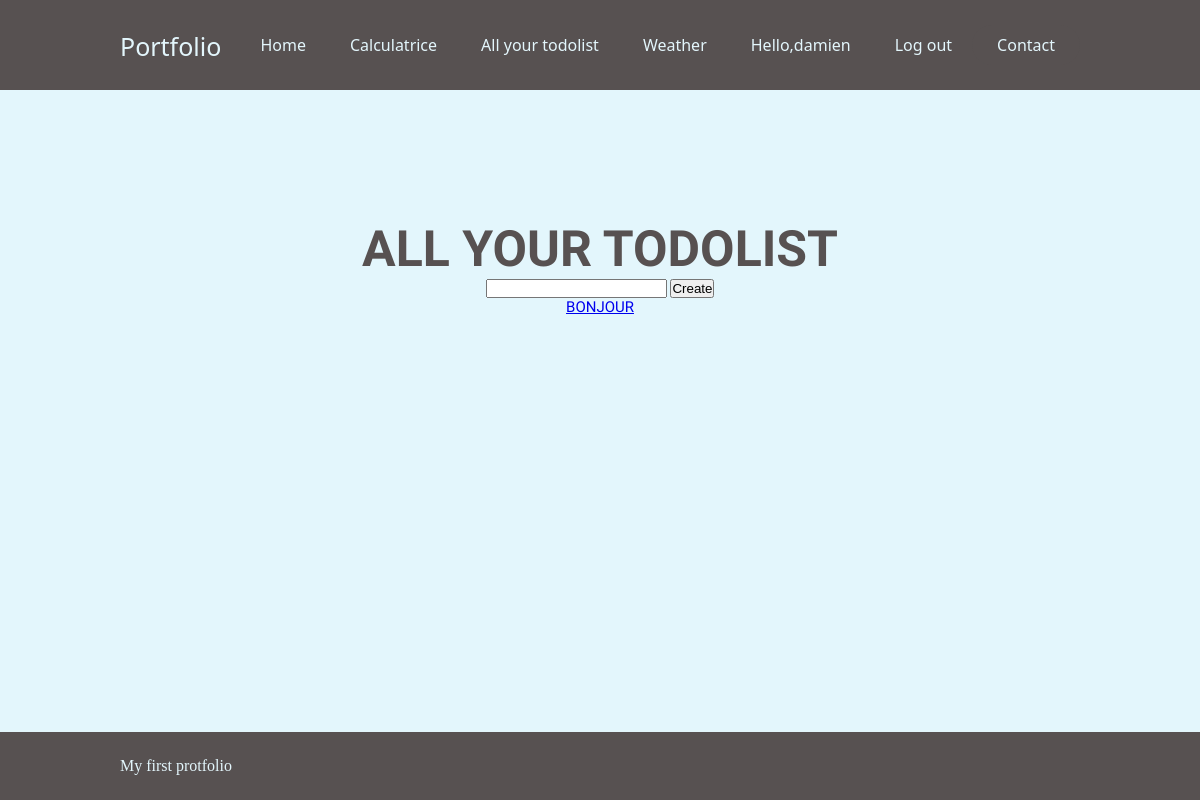
The app's page /viewList/ (signed in), older data.
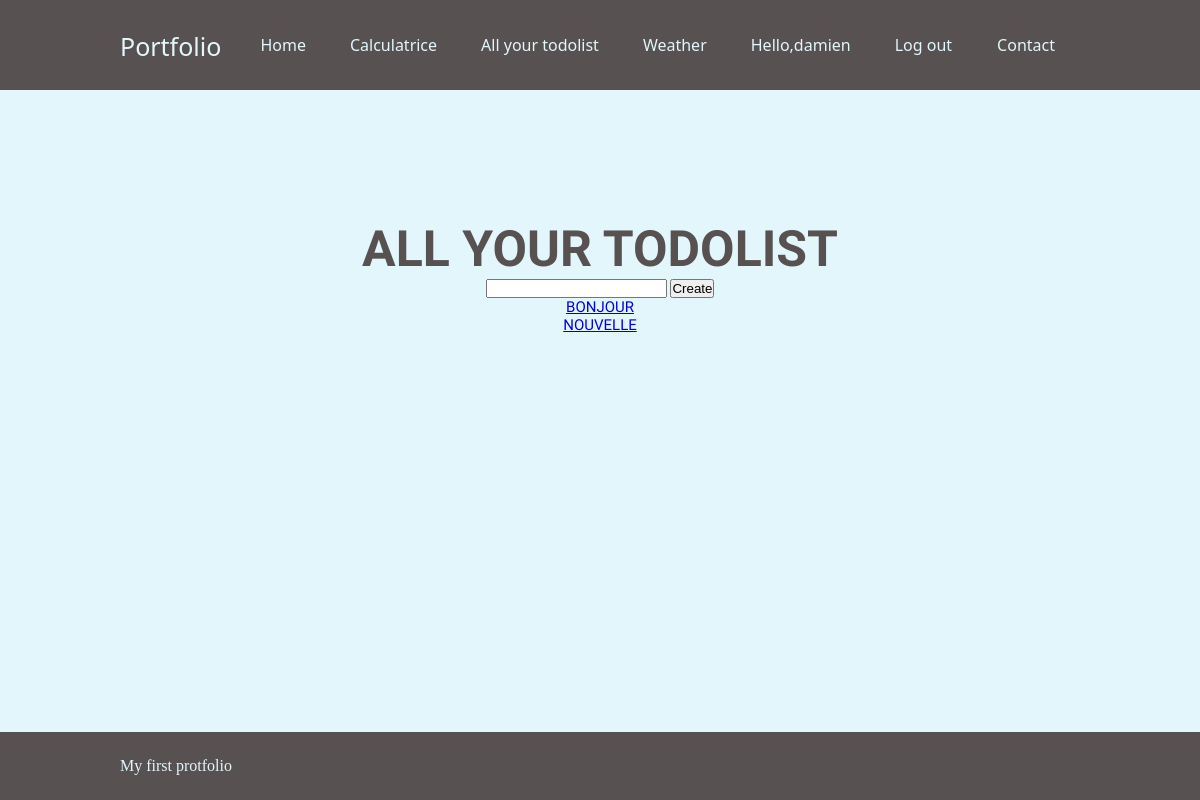
The same page, newer data.
### todo/models.py (models this page shows, shortened)
class ToDoList(models.Model):
    name = models.CharField(max_length=200)
    user = models.ForeignKey(
        User, on_delete=models.CASCADE, related_name="todolist", null=True)

### todo/views.py (the view, shortened to what this page needs)
# urls.py: path('viewList/', views.viewListPage, name='viewList'),
@login_required(login_url='/login')
def viewListPage(request):
    ls = ToDoList.objects.all()
    form = CreateNewList()
    context={'liste':ls,'form':form}
    return render(request, "todo/viewList.html", context)

### todo/forms.py
class CreateNewList(forms.Form):
    name = forms.CharField(label="Name", max_length=200)
    check = forms.BooleanField(required=False)

### todo/templates/todo/viewList.html (shortened to what this page needs)
{% extends 'main/base.html' %}
{% block content %}
        <h2> All your Todolist</h2>
        <form method='post' action='/viewList/'>
            {{form.name}}
            <button name="save" type="submit">Create</button>
        </form>
        {% for td in user.todolist.all %}
            <p><a href="/viewList/{{td.id}}">{{td.name}}</a></p>
        {% endfor %}
{% endblock %}

### main/templates/main/base.html (shortened to what this page needs)
<!DOCTYPE html>
<html lang="fr">
{% load static %}
{% block css %}
{% block head_css_site %}
    <link rel="stylesheet" type="text/css" href="{% static 'main/style.css' %}">
    <link rel="stylesheet" type="text/css" href="{% static 'main/header_footer.css' %}">
{% endblock head_css_site %}
{% endblock css %}
    <header>
        <div class="logo">
            <h1><a href="/">Portfolio</a></h1>
        </div>
        <div class="nav" id='nav'>
            <ul class="nav-link">
                <li><a href="/">Home</a></li>
                <li><a href="/calculate">Calculatrice</a></li>
                {% if user.is_authenticated %}
                    <li><a href="/viewList">All your todolist</a></li>
                    <li><a href="/weather">Weather</a></li>
                    <li><a href="/">Hello,{{request.user}}</a></li>
                    <li><a href="/logout">Log out</a></li>
                {% else %}
                    <li><a href="/login">Login</a></li>
                    <li><a href="/register">Register</a></li>
                {% endif %}
            </ul>
        </div>
        <div class="signin">
            <a href="/contact"><button>Contact</button></a>
        </div>
    </header>
    <div class="content">
        {% block content %}{% endblock %}
    </div>
    <footer>
        <p>
            My first protfolio
        </p>
    </footer>
</html>

### main/static/main/style.css (style rules this page uses)
:root { --principale: rgb(227, 246, 252); --secondaire: rgb(87, 81, 81); }
* { box-sizing: border-box; margin: 0; padding: 0; }
.content { position: relative; color: var(--secondaire); font-family: "Recursive", sans-serif; text-transform: uppercase; text-align: center; margin-top: 220px; }
.content h2 { font-size: 50px; }
.content p { font-size: 15px; }

### main/static/main/header_footer.css (style rules this page uses)
header { display: flex; position: fixed; width: 100%; top:0; justify-content: flex-end; background-color: var(--secondaire); align-items: center; padding: 25px 10%; }
.logo { cursor: pointer; color: var(--principale); margin-right: auto; }
h1 >a { font-family: system-ui, sans-serif; font-weight: 500; font-size: 25px; color: var(--principale); text-decoration: none; }
.nav-link li { font-family: system-ui, sans-serif; font-weight: 500; font-size: 16px; color: var(--main-entent-color); text-decoration: none; display: inline-block; padding: 0 20px; }
.nav-link a { font-family: system-ui, sans-serif; font-weight: 500; font-size: 16px; color: var(--principale); text-decoration: none; }
.nav-link li a { transition: all .5s ease; }
.signin button { font-family: system-ui, sans-serif; font-weight: 500; font-size: 16px; color: var(--principale); text-decoration: none; padding: 9px 25px; background-color: var(--secondaire); border: none; border-radius: 50px; cursor: pointer; transition: all .2s ease; }
footer { display: flex; position: fixed; left:0; bottom:0; width:100%; justify-content: flex-start; background-color: var(--secondaire); align-items: center; padding: 25px 10%; }
footer p { color: var(--principale); }

Row changes from the older to the newer data that the page shows:
added ToDoList: name "NOUVELLE"
